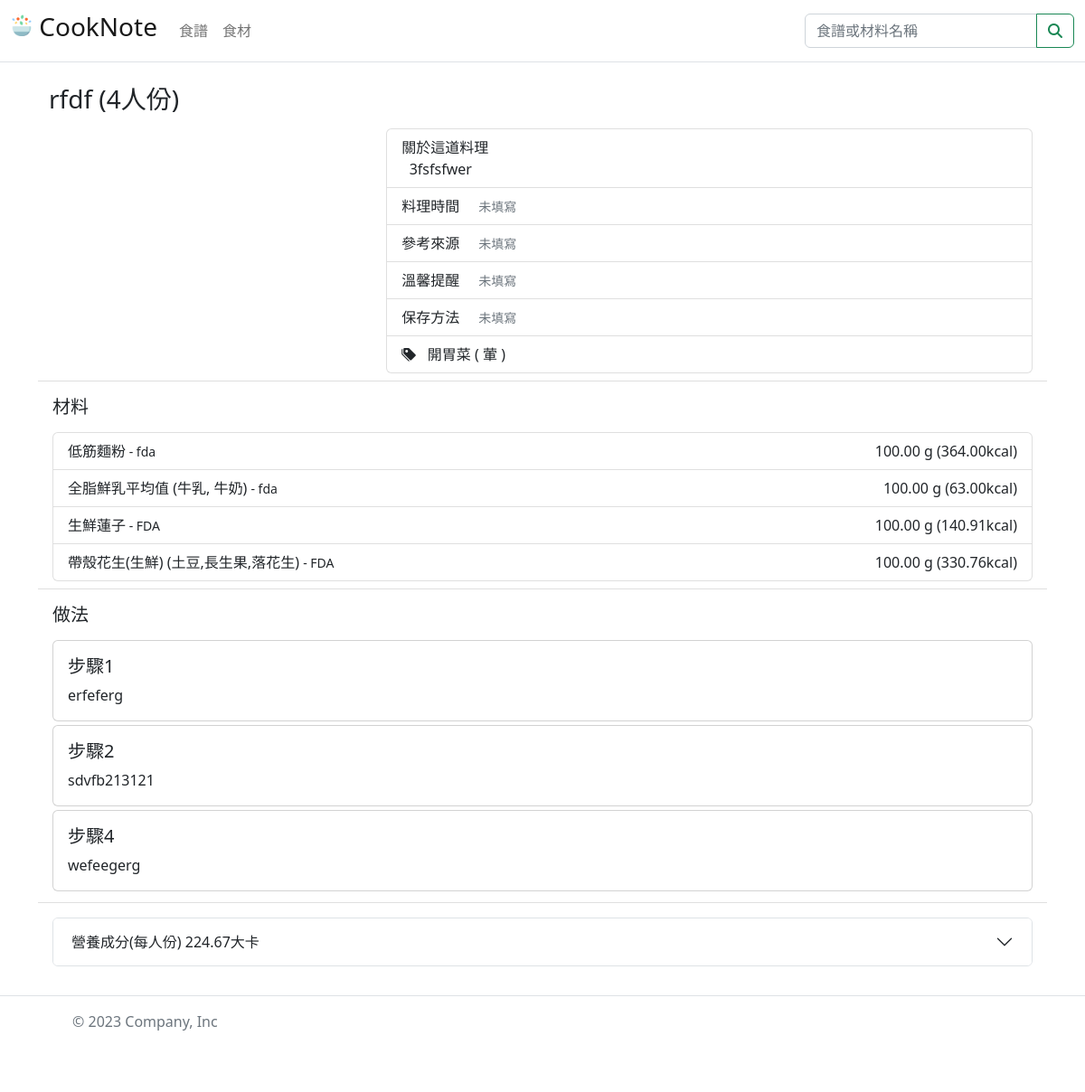
Before: /recipe/34/ with the older database file.
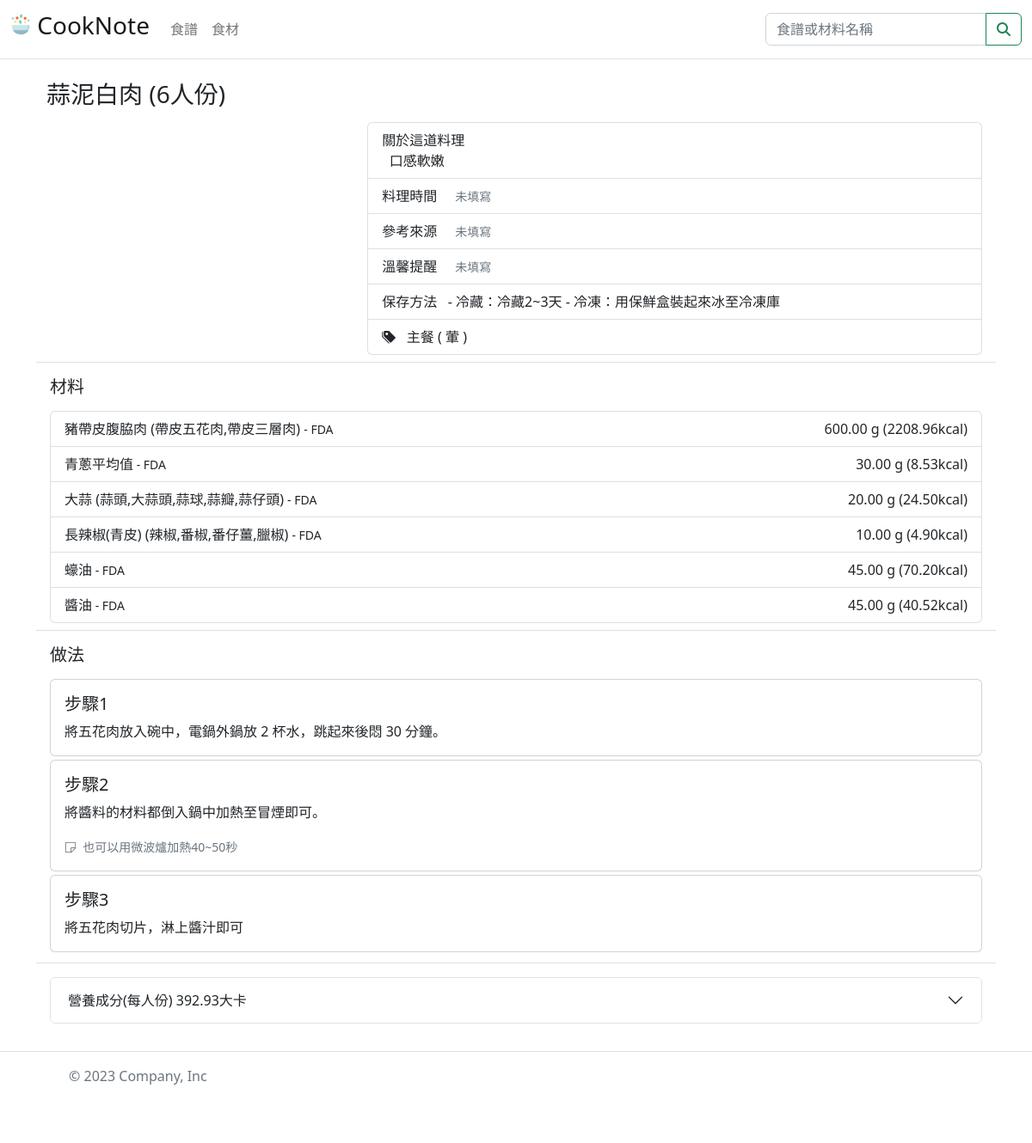
After: the same page with the newer database file.
### recipes/models.py (models this page shows, shortened)
class Recipe(models.Model):
    delicacy = models.CharField(max_length=50, help_text='Enter a name of the delicacy')
    introduction = models.CharField(max_length=1000, help_text='Enter a brief description of the recipe')
    photo = models.ForeignKey('Recipe_Photo', on_delete=models.SET_NULL, null=True, blank=True)
    DELICACY_TYPE_CHOICES = (
        ('a', '開胃菜(appetizer)'),
        ('m', '主餐(main course)'),
        ('sf', '主食(staple food)'),
        ('s', '副菜(side)'),
        ('d', '甜點(dessert)'),
        ('b', '飲品(beverages)'),
    )
    delicacy_type = models.CharField(max_length=5, choices=DELICACY_TYPE_CHOICES, default='a', blank=False)
    CATEGORY_CHOICES=(
        ('m','葷(meat)'),
        ('v','純素(vegan)'),
        ('o','蛋奶素(ovo-lacto vegetarian)'),
        ('f','五辛素(Five pungent spices vegan)'),
    )
    category = models.CharField(max_length=2, choices=CATEGORY_CHOICES, default='m', blank=False)
    cooking_time = models.PositiveIntegerField(null=True, blank=True)
    servings = models.PositiveIntegerField(default=1)
    reference = models.CharField(max_length=1000, null=True, blank=True)
    memo_text = models.CharField(max_length=100, null=True, blank=True)
    storage_method = models.CharField(max_length=100, null=True, blank=True)
    is_public = models.BooleanField(default=False)  ## False: 食譜為未公開的，除了建立者以外的人無法檢視
    is_draft = models.BooleanField(default=True)  ## True: 食譜為草稿
    upload_date = models.DateTimeField(default=timezone.now, blank=True)
    def get_nutrition_facts(self):
        return self.nutrition_facts_set.all()
    def get_steps(self):
        return self.step_set.all().order_by('step')
    def get_used_ingredients(self):
        return self.used_ingredient_set.all()

class Step(models.Model):
    recipe = models.ForeignKey('Recipe', on_delete=models.CASCADE, null=True, blank=True)
    step = models.PositiveSmallIntegerField(default=1)
    photo = models.ForeignKey('Step_Photo', on_delete=models.SET_NULL, null=True, blank=True)
    description = models.CharField(max_length=1000, null=True, blank=True)
    notes = models.CharField(max_length=1000, null=True, blank=True)

### ingredients/models.py (models this page shows, shortened)
class Used_Ingredient(models.Model):
    ingredient = models.ForeignKey('Ingredient', on_delete=models.RESTRICT)
    recipe = models.ForeignKey(Recipe, on_delete=models.CASCADE, null=True, blank=True)
    serving = models.DecimalField(max_digits=7, decimal_places=3)

class Ingredient(models.Model):
    ingredient = models.CharField(max_length=50)
    alias = models.CharField(max_length=200, null=True, blank=True)
    brand = models.CharField(max_length=50)
    quantity = models.DecimalField(max_digits=7, decimal_places=2)
    UNIT_CHOICES=(
        ('g', 'gram'),
        ('ml', 'ml'),
    )
    unit = models.CharField(
        max_length=4,
        choices=UNIT_CHOICES,
        blank=False,
        default='g',
        )
    description = models.CharField(max_length=1000, null=True, blank=True)
    is_public = models.BooleanField(default=False)  ## False: 食材為未公開的，除了建立者以外的人無法檢視與使用
    def get_nutrition_facts(self):
        return self.nutrition_facts_set.all()

class Nutrition_Facts(models.Model):
    ingredient = models.ForeignKey('Ingredient', on_delete=models.CASCADE, null=True, blank=True)
    recipe = models.ForeignKey(Recipe, on_delete=models.CASCADE, null=True, blank=True)
    calories = models.DecimalField(max_digits=9, decimal_places=2)
    protein = models.DecimalField(max_digits=9, decimal_places=2)
    total_fat = models.DecimalField(max_digits=9, decimal_places=2)
    saturated_fat = models.DecimalField(max_digits=9, decimal_places=2)
    trans_fat = models.DecimalField(max_digits=9, decimal_places=2)
    polyunsaturated_fat = models.DecimalField(max_digits=9, decimal_places=2, default=0, null=True, blank=True)
    monounsaturated_fat = models.DecimalField(max_digits=9, decimal_places=2, default=0, null=True, blank=True)
    carbohydrate = models.DecimalField(max_digits=9, decimal_places=2)
    sugar = models.DecimalField(max_digits=9, decimal_places=2)
    sodium = models.DecimalField(max_digits=9, decimal_places=2)
    potassium = models.DecimalField(max_digits=9, decimal_places=2, default=0)
    calcium = models.DecimalField(max_digits=9, decimal_places=2, default=0)
    iron = models.DecimalField(max_digits=9, decimal_places=2, default=0)
    zinc = models.DecimalField(max_digits=9, decimal_places=2, default=0)
    dietary_fiber = models.DecimalField(max_digits=9, decimal_places=2, default=0)
    cholesterol = models.DecimalField(max_digits=9, decimal_places=2, default=0)
    vitamin_a = models.DecimalField(max_digits=9, decimal_places=2, default=0)
    vitamin_d = models.DecimalField(max_digits=9, decimal_places=2, default=0)
    vitamin_e = models.DecimalField(max_digits=9, decimal_places=2, default=0)
    vitamin_k = models.DecimalField(max_digits=9, decimal_places=2, default=0)
    vitamin_b1 = models.DecimalField(max_digits=9, decimal_places=2, default=0)
    vitamin_b2 = models.DecimalField(max_digits=9, decimal_places=2, default=0)
    niacin = models.DecimalField(max_digits=9, decimal_places=2, default=0)
    vitamin_b6 = models.DecimalField(max_digits=9, decimal_places=2, default=0)
    vitamin_b12 = models.DecimalField(max_digits=9, decimal_places=2, default=0)
    folate = models.DecimalField(max_digits=9, decimal_places=2, default=0)
    vitamin_c = models.DecimalField(max_digits=9, decimal_places=2, default=0)

### recipes/views.py (the view)
# urls.py: path('<int:pk>/', views.RecipeDetailView.as_view(), name='recipe-detail'),
class RecipeDetailView(DetailView):
    model = Recipe
    def get_context_data(self, **kwargs):
        detail_context = super().get_context_data(**kwargs)
        recipe = kwargs['object']
        nutrition_facts = recipe.get_nutrition_facts()
        if nutrition_facts:
            nutrition_facts = nutrition_facts[0]
        used_ingredients = recipe.get_used_ingredients()
        quantityUseds = []
        units = []
        calories = []
        for used_ingredient in used_ingredients:
            ingredient = used_ingredient.ingredient
            calories_ = ingredient.get_nutrition_facts()[0].calories
            serving = used_ingredient.serving
            quantityUseds.append(( ingredient.quantity * serving ).quantize(Decimal('1.00')))
            units.append(ingredient.unit)
            calories.append(( calories_ * serving ).quantize(Decimal('1.00')))
        detail_context.update({
            'recipe': recipe,
            'used_ingredients': zip(used_ingredients, quantityUseds, units, calories),
            'steps': recipe.get_steps(),
            'nutrition_facts': nutrition_facts,
            })
        return detail_context

### recipes/templates/recipes/recipe_detail.html (shortened to what this page needs)
{% extends "base_generic.html" %}
{% block content %}
    <div class="container">
        <h3>{{ recipe.delicacy }} ({{ recipe.servings }}人份)</h3>
    </div>
    <ul class="list-group list-group-flush">
        <li class="list-group-item">
            <div class="row">
                <div class="col-4 text-center">
                </div>
                <div class="col-8">
                    <ul class="list-group">
                        <li class="list-group-item">關於這道料理<br>&nbsp;&nbsp;{{ recipe.introduction }}</li>
                        <li class="list-group-item">料理時間&nbsp;&nbsp;
                            {% if recipe.cooking_time != 0 %}
                                {{ recipe.cooking_time }}
                            {% else %}
                                &nbsp;&nbsp;<small class="fw-light text-secondary">未填寫</small>
                            {% endif %}
                        </li>
                        <li class="list-group-item">參考來源&nbsp;&nbsp;
                            {% if recipe.reference %}
                                {% if 'https' in recipe.reference %}
                                    <a href="{{ recipe.reference }}" target="_blank">{{ recipe.reference }}</a>
                                {% else %}
                                    {{ recipe.reference }}
                                {% endif %}
                            {% else %}
                                &nbsp;&nbsp;<small class="fw-light text-secondary">未填寫</small>
                            {% endif %}
                        </li>
                        <li class="list-group-item">溫馨提醒&nbsp;&nbsp;
                            {% if recipe.memo_text %}
                                {{ recipe.memo_text }}
                            {% else %}
                                &nbsp;&nbsp;<small class="fw-light text-secondary">未填寫</small>
                            {% endif %}
                        <li class="list-group-item">保存方法&nbsp;&nbsp;
                            {% if recipe.storage_method %}
                                {{ recipe.storage_method }}
                            {% else %}
                                &nbsp;&nbsp;<small class="fw-light text-secondary">未填寫</small>
                            {% endif %}
                        </li>
                        <li class="list-group-item">
                            <i class="bi bi-tags-fill"></i>&nbsp;&nbsp;
                            {% include "recipes/recipe_select_delicacy_type.html" %}
                            (
                                {% include "recipes/recipe_select_category.html" %}
                            )
                        </li>
                    </ul>
                </div>
            </div>
        </li>
        <li class="list-group-item">
            <h5 class="mt-2 mb-3">材料</h5>
            <ul class="list-group">
                {% for used_ingredient, quantityUsed, unit, calories in used_ingredients %}
                    <li class="list-group-item">
                        <div class="row">
                            <div class="col-8 text-start">
                                {{ used_ingredient.ingredient.ingredient }}{% if used_ingredient.ingredient.alias %} ({{ used_ingredient.ingredient.alias }}) {% endif %}<small> - {{ used_ingredient.ingredient.brand }}</small>
                            </div>
                            <div class="col-4 text-end">
                                {{ quantityUsed }} {{ unit }} ({{ calories }}kcal)
                            </div>
                        </div>
                    </li>
                {% endfor %}
            </ul>
        </li>
        <li class="list-group-item">
            <h5 class="mt-2 mb-3">做法</h5>
            <div class="mt-2">
                {% for step in steps %}
                    <div class="card mb-1">
                        <div class="row g-0">
                            {% if step.photo.photo %}
                                <div class="col-md-5">
                                    <img src="{{ step.photo.photo.url }}" class="img-fluid rounded-start" alt="步驟{{ step.step }}">
                                </div>
                                <div class="col-md-7">
                            {% else %}
                                <div class="col-md-12">
                            {% endif %}
                                <div class="card-body">
                                    <h5 class="card-title">步驟{{ step.step }}</h5>
                                    <p class="card-text">{{ step.description }} </p>
                                    {% if step.notes %}
                                        <p class="card-text">
                                            <small class="text-muted"><i class="bi bi-sticky"></i>&nbsp;&nbsp;{{ step.notes }}</small>
                                        </p>
                                    {% endif %}
                                </div>
                            </div>
                        </div>
                    </div>
                {% endfor %}
            </div>
        </li>
        <li class="list-group-item">
            <div class="accordion mt-2" id="accordionPanelsStayOpenExample">
                <div class="accordion-item">
                    <h2 class="accordion-header" id="panelsStayOpen-headingNutrition">
                        <button class="accordion-button collapsed" type="button" data-bs-toggle="collapse" data-bs-target="#panelsStayOpen-collapseNutrition" aria-expanded="false" aria-controls="panelsStayOpen-collapseNutrition">
                            營養成分(每人份) {{ nutrition_facts.calories }}大卡
                        </button>
                    </h2>
                </div>
            </div>
        </li>
    </ul>
{% endblock %}

### templates/base_generic.html (shortened to what this page needs)
{% load static %}
<!DOCTYPE html>
<html lang="en">
<head>
    <link href="https://cdn.jsdelivr.net/npm/bootstrap@5.2.3/dist/css/bootstrap.min.css" rel="stylesheet">
    <link rel="stylesheet" href="https://cdn.jsdelivr.net/npm/bootstrap-icons@1.5.0/font/bootstrap-icons.css" />
    <link rel="stylesheet" href="{% static 'css/style.css' %}">
</head>
<body>
    <div class="">
        <div class="sticky-top">
            <nav class="navbar navbar-expand-lg bg-body py-2 bg-light border-bottom">
                <div class="container-fluid">
                    <a class="navbar-brand" href="{% url 'home'%}">
                        <h3>
                            <img src="{% static 'images/salad.png' %}" alt="Logo" height="24" class="d-inline-block align-baseline">
                            CookNote
                        </h3>
                    </a>
                    <div class="collapse navbar-collapse" id="navbarNav">
                        <ul class="navbar-nav me-auto mb-2 mb-lg-0">
                            <li class="nav-item"><a class="nav-link" href="{% url 'recipe'%}">食譜</a></li>
                            <li class="nav-item"><a class="nav-link" href="{% url 'ingredient'%}">食材</a></li>
                        </ul>
                        <form class="d-flex" role="search" action="{% url 'search-recipe' %}" method="post">
                            <div class="input-group">
                                <input class="form-control" type="search" name="search_name" placeholder="食譜或材料名稱" aria-label="Search" {% if search_text %}value={{ search_text }}{% endif %}>
                                <button class="btn btn-outline-success" type="submit"><i class="fas fa-magnifying-glass"></i></button>
                            </div>
                        </form>
                    </div>
                </div>
            </nav>
        </div>
        <main>
            <div class="container mt-4 mb-3">
                {% block content %}{% endblock content %}
            </div>
        </main>
        <footer class="d-flex flex-wrap justify-content-between align-items-center py-3 my-4 border-top" id="footer">
            <div class="container">
                <div class="col-md-4 d-flex align-items-center">
                    <a href="/" class="mb-3 me-2 mb-md-0 text-muted text-decoration-none lh-1">
                        <svg class="bi" width="30" height="24"><use xlink:href="#bootstrap"></use></svg>
                    </a>
                    <span class="mb-3 mb-md-0 text-muted">&copy; {% now "Y" %} Company, Inc</span>
                </div>
                <ul class="nav col-md-4 justify-content-end list-unstyled d-flex">
                    <li class="ms-3"><a class="text-muted" href="#"><svg class="bi" width="24" height="24"><use xlink:href="#twitter"></use></svg></a></li>
                    <li class="ms-3"><a class="text-muted" href="#"><svg class="bi" width="24" height="24"><use xlink:href="#instagram"></use></svg></a></li>
                    <li class="ms-3"><a class="text-muted" href="#"><svg class="bi" width="24" height="24"><use xlink:href="#facebook"></use></svg></a></li>
                </ul>
            </div>
        </footer>
</body>
</html>

### recipes/templates/recipes/recipe_select_delicacy_type.html
{% if recipe.delicacy_type == 'a' %}
    開胃菜
{% elif recipe.delicacy_type == 'm' %}
    主餐
{% elif recipe.delicacy_type == 'sf' %}
    主食
{% elif recipe.delicacy_type == 'sd' %}
    副菜
{% elif recipe.delicacy_type == 'd' %}
    甜點
{% elif recipe.delicacy_type == 'b' %}
    飲品
{% endif  %}

### recipes/templates/recipes/recipe_select_category.html
{% if recipe.category == 'm' %}
    葷
{% elif recipe.category == 'v' %}
    純素
{% elif recipe.category == 'o' %}
    蛋奶素
{% elif recipe.category == 'f' %}
    五辛素
{% endif  %}

### static/css/style.css (style rules this page uses)
img { max-width: 100%; object-fit: cover; }

Changed rows visible on the page:
removed Used_Ingredient: ingredient.ingredient "低筋麵粉", ingredient.brand "fda", quantityUsed "100.00", unit "g", calories "364.00"
removed Used_Ingredient: ingredient.ingredient "全脂鮮乳平均值", ingredient.alias "牛乳, 牛奶", ingredient.brand "fda", quantityUsed "100.00", unit "g", calories "63.00"
removed Used_Ingredient: ingredient.ingredient "生鮮蓮子", ingredient.brand "FDA", quantityUsed "100.00", unit "g", calories "140.91"
removed Used_Ingredient: ingredient.ingredient "帶殼花生(生鮮)", ingredient.alias "土豆,長生果,落花生", ingredient.brand "FDA", quantityUsed "100.00", unit "g", calories "330.76"
removed Step: step "2", description "sdvfb213121"
removed Step: step "4", description "wefeegerg"
changed Recipe: delicacy "rfdf" → "蒜泥白肉"; servings "4" → "6"; introduction "3fsfsfwer" → "口感軟嫩"; storage_method (not shown) → "- 冷藏：冷藏2~3天 - 冷凍：用保鮮盒裝起來冰至冷凍庫"
added Used_Ingredient: ingredient.ingredient "豬帶皮腹脇肉", ingredient.alias "帶皮五花肉,帶皮三層肉", ingredient.brand "FDA", quantityUsed "600.00", unit "g", calories "2208.96"
added Used_Ingredient: ingredient.ingredient "青蔥平均值", ingredient.brand "FDA", quantityUsed "30.00", unit "g", calories "8.53"
added Used_Ingredient: ingredient.ingredient "大蒜", ingredient.alias "蒜頭,大蒜頭,蒜球,蒜瓣,蒜仔頭", ingredient.brand "FDA", quantityUsed "20.00", unit "g", calories "24.50"
added Used_Ingredient: ingredient.ingredient "長辣椒(青皮)", ingredient.alias "辣椒,番椒,番仔薑,臘椒", ingredient.brand "FDA", quantityUsed "10.00", unit "g", calories "4.90"
added Used_Ingredient: ingredient.ingredient "蠔油", ingredient.brand "FDA", quantityUsed "45.00", unit "g", calories "70.20"
added Used_Ingredient: ingredient.ingredient "醬油", ingredient.brand "FDA", quantityUsed "45.00", unit "g", calories "40.52"
changed Step: description "erfeferg" → "將五花肉放入碗中，電鍋外鍋放 2 杯水，跳起來後悶 30 分鐘。"
added Step: step "2", description "將醬料的材料都倒入鍋中加熱至冒煙即可。", notes "也可以用微波爐加熱40~50秒"
added Step: step "3", description "將五花肉切片，淋上醬汁即可"
changed Nutrition_Facts: calories "224.67" → "392.93"
Other visible differences:
text no longer shown: "未填寫 開胃菜"
text now shown: "主餐"
